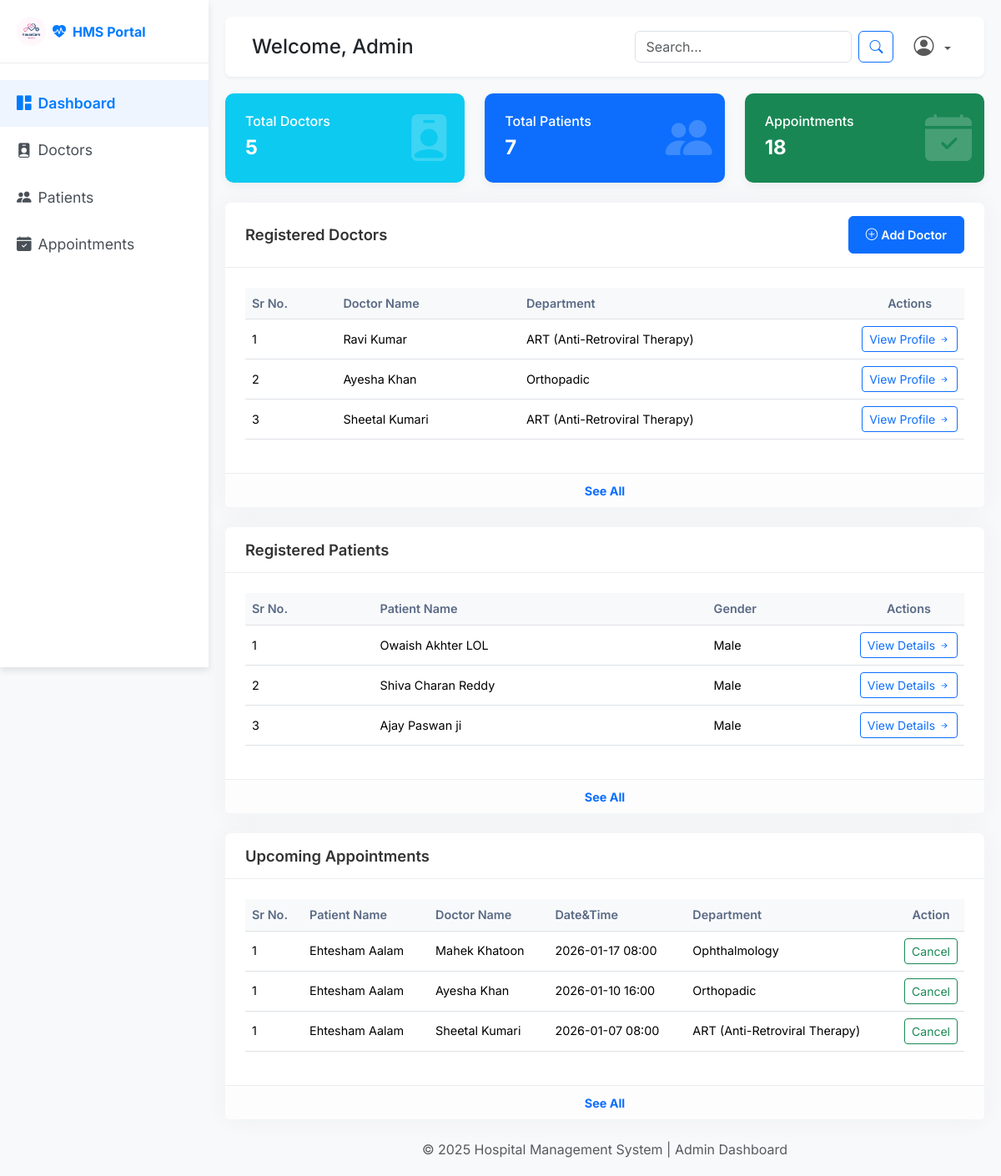
The app's page /admin/dashboard (signed in) with its own data.
### back_app/models.py (models this page shows)
class Doctor(db.Model):
    __tablename__ = 'doctor'
    id = db.Column(db.Integer, primary_key=True)
    user_id = db.Column(db.Integer, db.ForeignKey('user.id'), nullable=False, unique=True)
    department_id = db.Column(db.Integer, db.ForeignKey('department.id'), nullable=False)
    qualification = db.Column(db.String(150), nullable=False)
    specialization = db.Column(db.String(100), nullable=False)
    experience_years = db.Column(db.Integer, nullable=False)
    bio = db.Column(db.Text, nullable=True)
    is_active = db.Column(db.Boolean, default=True)
    appointments = db.relationship('Appointment', backref='doctor')
    availabilities = db.relationship('DoctorAvailability', backref='doctor', cascade="all, delete-orphan")

class User(db.Model, UserMixin):
    __tablename__ = 'user'
    id = db.Column(db.Integer, primary_key=True)
    full_name = db.Column(db.String(150), nullable=False)
    email = db.Column(db.String(150), unique=True, nullable=False)
    password = db.Column(db.String(150), nullable=False)
    phone_number = db.Column(db.String(15), nullable=False)
    age = db.Column(db.Integer(),  nullable=False)
    gender = db.Column(db.String(10) , nullable=False)
    role = db.Column(db.String(50), nullable=False ,default='Patient')  # 'admin', 'doctor', 'patient'
    profile_picture = db.Column(db.String(250), nullable=True, default='default.png')
    created_at = db.Column(db.DateTime, default=datetime.utcnow)
    doctor = db.relationship('Doctor', backref='user', uselist=False, cascade="all, delete-orphan")
    patient = db.relationship('Patient', backref='user', uselist=False, cascade="all, delete-orphan")

class Department(db.Model):
    __tablename__ = 'department'
    id = db.Column(db.Integer, primary_key=True)
    name = db.Column(db.String(100), unique=True, nullable=False)
    description = db.Column(db.Text, nullable=True)
    doctors = db.relationship('Doctor', backref='department')

class Patient(db.Model):
    __tablename__ = 'patient'
    id = db.Column(db.Integer, primary_key=True)
    user_id = db.Column(db.Integer, db.ForeignKey('user.id'), nullable=False, unique=True)
    date_of_birth = db.Column(db.Date, nullable=True)
    gender = db.Column(db.String(10), nullable=True)
    address = db.Column(db.String(250), nullable=True)
    is_active = db.Column(db.Boolean, default=True)
    appointments = db.relationship('Appointment', backref='patient')

class Appointment(db.Model):
    __tablename__ = 'appointment'
    id = db.Column(db.Integer, primary_key=True)
    patient_id = db.Column(db.Integer, db.ForeignKey('patient.id'), nullable=False)
    doctor_id = db.Column(db.Integer, db.ForeignKey('doctor.id'), nullable=False)
    appointment_datetime = db.Column(db.DateTime, nullable=False)
    status = db.Column(db.String(50), nullable=False, default='Scheduled')  # 'Scheduled', 'Completed', 'Cancelled'
    created_at = db.Column(db.DateTime, default=datetime.utcnow)
    history = db.relationship('PatientHistory', backref='appointment', uselist=False, cascade="all, delete-orphan")

### back_app/routes.py (the view)
@main.route('/admin/dashboard')
@login_required
def admin_dashboard():
    if current_user.role.lower() != 'admin':
        flash('Access denied.', 'danger')
        return redirect(url_for('main.home'))
    appointments = Appointment.query.order_by(Appointment.appointment_datetime.desc()).all()
    doctors = Doctor.query.all()
    patients = Patient.query.all()
    total_appointments = Appointment.query.count()
    total_doctors = Doctor.query.count()
    total_patients = Patient.query.count()
    return render_template('admin/dashboard.html' , user=current_user , appointments=appointments , doctors=doctors , patients=patients , total_appointments=total_appointments , total_doctors=total_doctors , total_patients=total_patients)

### templates/admin/dashboard.html (shortened to what this page needs)
<!DOCTYPE html>
<html lang="en">
<head>
    <link href="https://cdn.jsdelivr.net/npm/bootstrap@5.3.3/dist/css/bootstrap.min.css" rel="stylesheet">
    <link href="https://cdn.jsdelivr.net/npm/bootstrap-icons@1.11.1/font/bootstrap-icons.css" rel="stylesheet">
    <link rel="stylesheet" href="../../static/css/admin/admin.css" />
    <link rel="stylesheet" href="../../static/css/style.css" />
</head>
<body>
    <div class="wrapper">
        <nav id="sidebar">
            <div class="sidebar-header d-flex align-items-center">
                <a class="navbar-brand fw-bold d-flex align-items-center" href="#">
                    <img src="../../static/img/mad1.png" alt="HMS Logo" style="height: 35px;" class="me-2 rounded-circle">
                    <i class="bi bi-heart-pulse-fill me-2"></i>HMS Portal
                </a>
            </div>
            <ul class="list-unstyled components">
                <li class="active">
                    <a href="{{url_for('main.admin_dashboard')}}"><i class="bi bi-grid-1x2-fill me-2"></i>Dashboard</a>
                </li>
                <li>
                    <a href="{{url_for('main.all_doctors')}}"><i class="bi bi-person-badge-fill me-2"></i>Doctors</a>
                </li>
                <li>
                    <a href="{{url_for('main.all_patients')}}"><i class="bi bi-people-fill me-2"></i>Patients</a>
                </li>
                <li>
                    <a href="{{url_for('main.all_appointments')}}"><i class="bi bi-calendar-check-fill me-2"></i>Appointments</a>
                </li>
            </ul>
        </nav>
        <div id="content">
            <nav class="navbar navbar-expand-lg navbar-light top-navbar">
                <div class="container-fluid">
                    <h4 class="navbar-title mb-0">Welcome, Admin</h4>
                    <div class="d-flex align-items-center ms-auto">
                        <form class="d-flex me-3 header-search-form" onsubmit="return false;">
                            <input class="form-control me-2" type="search" placeholder="Search..." aria-label="Search" id="globalSearchInput">
                            <button class="btn btn-outline-primary" type="submit"><i class="bi bi-search"></i></button>
                        </form>
                        <ul class="navbar-nav">
                            <li class="nav-item dropdown">
                                <a class="nav-link dropdown-toggle" href="#" id="navbarDropdown" role="button" data-bs-toggle="dropdown" aria-expanded="false">
                                    <i class="bi bi-person-circle me-1 fs-4"></i>
                                </a>
                            </li>
                        </ul>
                    </div>
                </div>
            </nav>
            <div class="main-content">
                <div class="row mb-4">
                    <div class="col-md-4">
                        <div class="card stat-card text-white bg-info">
                            <div class="card-body">
                                <div class="icon"><i class="bi bi-person-badge-fill"></i></div>
                                <div>
                                    <h5 class="card-title">Total Doctors</h5>
                                    <p class="card-text fs-4 fw-bold">{{total_doctors}} </p>
                                </div>
                            </div>
                        </div>
                    </div>
                    <div class="col-md-4">
                        <div class="card stat-card text-white bg-primary">
                            <div class="card-body">
                                <div class="icon"><i class="bi bi-people-fill"></i></div>
                                <div>
                                    <h5 class="card-title">Total Patients</h5>
                                    <p class="card-text fs-4 fw-bold">{{total_patients}}</p>
                                </div>
                            </div>
                        </div>
                    </div>
                    <div class="col-md-4">
                        <div class="card stat-card text-white bg-success">
                            <div class="card-body">
                                <div class="icon"><i class="bi bi-calendar-check-fill"></i></div>
                                <div>
                                    <h5 class="card-title">Appointments</h5>
                                    <p class="card-text fs-4 fw-bold">{{total_appointments}}</p>
                                </div>
                            </div>
                        </div>
                    </div>
                </div>
                <div class="card content-panel mb-4" id="HMSTable">
                    <div class="card-header panel-header d-flex justify-content-between align-items-center">
                        <h5 class="card-title mb-0">Registered Doctors</h5>
                        <button class="btn btn-sm btn-primary add-btn"  onclick="window.location.href='{{url_for('main.add_doctor')}}'"><i class="bi bi-plus-circle me-1"></i>Add Doctor</button>
                    </div>
                    <div class="card-body">
                        <div class="table-responsive">
                            <table class="table table-hover align-middle">
                                <thead>
                                    <tr>
                                        <th>Sr No.</th>
                                        <th>Doctor Name</th>
                                        <th>Department</th>
                                        <th class="text-center">Actions</th>
                                    </tr>
                                </thead>
                                <tbody >
                                  {% for doctor in doctors %}
                                    <tr class="{% if loop.index > 3 %}table-row-hidden{% endif %}">
                                        <td>{{ loop.index }}</td>
                                        <td>{{ doctor.user.full_name }}</td>
                                        <td>{{ doctor.department.name }}</td>
                                        <td class="text-center actions-cell">
                                            <button class="btn btn-sm btn-outline-primary" onclick="window.location.href='{{ url_for('main.view_doctor', doctor_id=doctor.id) }}'">View Profile <i class="bi bi-arrow-right-short"></i></button>
                                        </td>
                                    </tr>
                                  {% endfor %}
                                </tbody>
                            </table>
                        </div>
                    </div>
                    <div class="card-footer text-center">
                        <a href="#" class="text-primary fw-bold text-decoration-none see-more-btn" data-target="HMSTable">See All</a>
                    </div>
                </div>
                <div class="card content-panel mb-4" id="patients-card">
                    <div class="card-header panel-header">
                        <h5 class="card-title mb-0">Registered Patients</h5>
                    </div>
                    <div class="card-body">
                        <div class="table-responsive">
                            <table class="table table-hover align-middle">
                                <thead>
                                    <tr>
                                        <th>Sr No.</th>
                                        <th>Patient Name</th>
                                        <th>Gender</th>
                                        <th class="text-center">Actions</th>
                                    </tr>
                                </thead>
                                <tbody>
                                  {% for patient in patients %}
                                    <tr class="{% if loop.index > 3 %}table-row-hidden{% endif %}">
                                        <td>{{ loop.index }}</td>
                                        <td>{{ patient.user.full_name }}</td>
                                        <td>{{ patient.gender }}</td>
                                        <td class="text-center actions-cell">
                                            <button class="btn btn-sm btn-outline-primary" onclick="window.location.href='{{ url_for('main.view_patient', patient_id=patient.id) }}'">View Details <i class="bi bi-arrow-right-short"></i></button>
                                        </td>
                                    </tr>
                                  {% endfor %}
                                </tbody>
                            </table>
                        </div>
                    </div>
                    <div class="card-footer text-center">
                        <a href="#" class="text-primary fw-bold text-decoration-none see-more-btn" data-target="patients-card">See All</a>
                    </div>
                </div>
                <div class="card content-panel" id="appointments-card">
                    <div class="card-header panel-header">
                        <h5 class="card-title mb-0">Upcoming Appointments</h5>
                    </div>
                    <div class="card-body">
                        <div class="table-responsive">
                            <table class="table table-hover align-middle">
                                <thead>
                                    <tr>
                                        <th>Sr No.</th>
                                        <th>Patient Name</th>
                                        <th>Doctor Name</th>
                                        <th>Date&Time</th>
                                        <th>Department</th>
                                        <th class="text-center">Action</th>
                                    </tr>
                                </thead>
                                <tbody>
                                {% set i = 1 %}
                                  {% for appointment in appointments %}
                                    {% if appointment.status == "booked" %}
                                      <tr class="{% if i > 3 %}table-row-hidden{% endif %}">
                                          <td>{{ i }}</td>
                                          <td>{{ appointment.patient.user.full_name }}</td>
                                          <td>{{ appointment.doctor.user.full_name }}</td>
                                          <td>{{ appointment.appointment_datetime.strftime('%Y-%m-%d %H:%M') }}</td>
                                          <td>{{ appointment.doctor.specialization }}</td>
                                          <td class="text-center actions-cell"><button class="btn btn-sm btn-outline-success"onclick="location.href='{{ url_for('main.update_appointment_status', appointment_id=appointment.id , new_status='Cancelled') }}'">Cancel</button></td>
                                      </tr>
                                      {% set i = i + 1 %}
                                    {% endif %}
                                  {% endfor %}
                                </tbody>
                            </table>
                        </div>
                    </div>
                     <div class="card-footer text-center">
                        <a href="#" class="text-primary fw-bold text-decoration-none see-more-btn" data-target="appointments-card">See All</a>
                    </div>
                </div>
            </div>
            <div class="footer mt-4 text-center text-muted">
                © 2025 Hospital Management System | Admin Dashboard
            </div>
        </div>
    </div>
</body>
</html>

### records on screen
Doctor: user.full_name "Ravi Kumar", department.name "ART (Anti-Retroviral Therapy)"
Doctor: user.full_name "Ayesha Khan", department.name "Orthopadic"
Doctor: user.full_name "Sheetal Kumari", department.name "ART (Anti-Retroviral Therapy)"
Patient: user.full_name "Owaish Akhter LOL", gender "Male"
Patient: user.full_name "Shiva Charan Reddy", gender "Male"
Patient: user.full_name "Ajay Paswan ji", gender "Male"
Appointment: i "1", patient.user.full_name "Ehtesham Aalam", doctor.user.full_name "Mahek Khatoon", appointment_datetime "2026-01-17 08:00", doctor.specialization "Ophthalmology"
Appointment: i "1", patient.user.full_name "Ehtesham Aalam", doctor.user.full_name "Ayesha Khan", appointment_datetime "2026-01-10 16:00", doctor.specialization "Orthopadic"
Appointment: i "1", patient.user.full_name "Ehtesham Aalam", doctor.user.full_name "Sheetal Kumari", appointment_datetime "2026-01-07 08:00", doctor.specialization "ART (Anti-Retroviral Therapy)"

### other values on screen
{{ total_doctors }} "5"
{{ total_patients }} "7"
{{ total_appointments }} "18"
